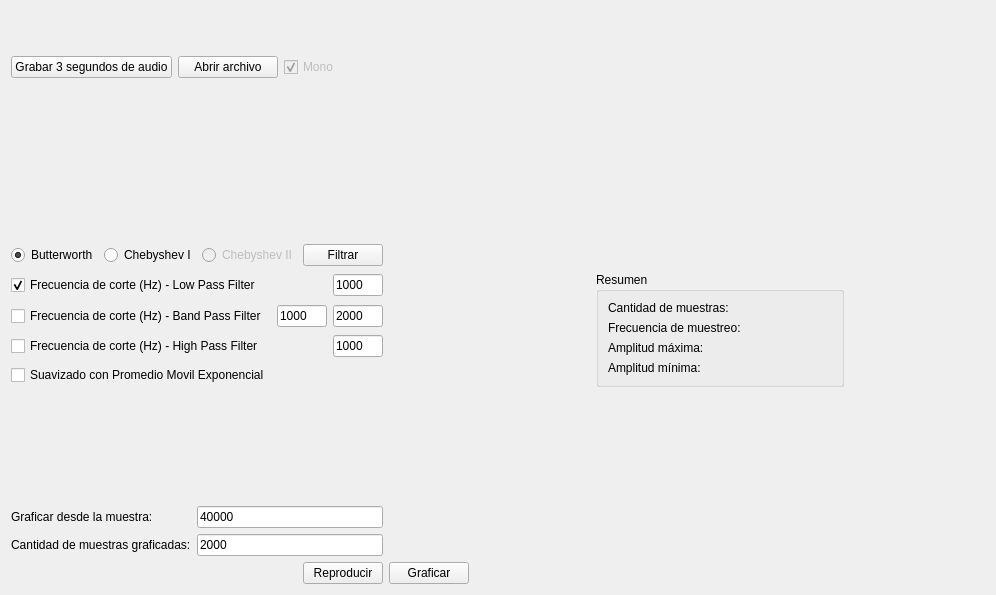
<?xml version="1.0" encoding="UTF-8"?>
<ui version="4.0">
 <class>Widget</class>
 <widget class="QWidget" name="Widget">
  <property name="geometry">
   <rect>
    <x>0</x>
    <y>0</y>
    <width>996</width>
    <height>595</height>
   </rect>
  </property>
  <property name="windowTitle">
   <string>Widget</string>
  </property>
  <layout class="QGridLayout" name="gridLayout_2">
   <item row="0" column="0" colspan="3">
    <layout class="QHBoxLayout" name="horizontalLayout">
     <item>
      <widget class="QPushButton" name="pbGrabar">
       <property name="text">
        <string>Grabar 3 segundos de audio</string>
       </property>
      </widget>
     </item>
     <item>
      <widget class="QPushButton" name="pbAbrir">
       <property name="text">
        <string>Abrir archivo</string>
       </property>
      </widget>
     </item>
     <item>
      <widget class="QCheckBox" name="checkMono">
       <property name="enabled">
        <bool>false</bool>
       </property>
       <property name="text">
        <string>Mono</string>
       </property>
       <property name="checked">
        <bool>true</bool>
       </property>
      </widget>
     </item>
    </layout>
   </item>
   <item row="0" column="8">
    <spacer name="verticalSpacer_2">
     <property name="orientation">
      <enum>Qt::Vertical</enum>
     </property>
     <property name="sizeHint" stdset="0">
      <size>
       <width>20</width>
       <height>40</height>
      </size>
     </property>
    </spacer>
   </item>
   <item row="1" column="1">
    <spacer name="verticalSpacer_3">
     <property name="orientation">
      <enum>Qt::Vertical</enum>
     </property>
     <property name="sizeHint" stdset="0">
      <size>
       <width>20</width>
       <height>40</height>
      </size>
     </property>
    </spacer>
   </item>
   <item row="2" column="0" colspan="3">
    <layout class="QHBoxLayout" name="horizontalLayout_4">
     <item>
      <widget class="QRadioButton" name="rbButter">
       <property name="text">
        <string>Butterworth</string>
       </property>
       <property name="checked">
        <bool>true</bool>
       </property>
      </widget>
     </item>
     <item>
      <widget class="QRadioButton" name="rbCheby1">
       <property name="enabled">
        <bool>true</bool>
       </property>
       <property name="text">
        <string>Chebyshev I</string>
       </property>
      </widget>
     </item>
     <item>
      <widget class="QRadioButton" name="rbCheby2">
       <property name="enabled">
        <bool>false</bool>
       </property>
       <property name="text">
        <string>Chebyshev II</string>
       </property>
      </widget>
     </item>
     <item>
      <widget class="QPushButton" name="pbFiltrar">
       <property name="enabled">
        <bool>true</bool>
       </property>
       <property name="text">
        <string>Filtrar</string>
       </property>
      </widget>
     </item>
    </layout>
   </item>
   <item row="3" column="0" colspan="3">
    <layout class="QHBoxLayout" name="horizontalLayout_5">
     <item>
      <widget class="QCheckBox" name="checkBoxLowPass">
       <property name="text">
        <string>Frecuencia de corte (Hz) - Low Pass Filter</string>
       </property>
       <property name="checked">
        <bool>true</bool>
       </property>
      </widget>
     </item>
     <item>
      <widget class="QLineEdit" name="leLowPassCorte">
       <property name="maximumSize">
        <size>
         <width>50</width>
         <height>16777215</height>
        </size>
       </property>
       <property name="text">
        <string>1000</string>
       </property>
      </widget>
     </item>
    </layout>
   </item>
   <item row="3" column="5" rowspan="4" colspan="2">
    <widget class="QGroupBox" name="gbResumen">
     <property name="title">
      <string>Resumen</string>
     </property>
     <layout class="QGridLayout" name="gridLayout">
      <item row="2" column="0">
       <widget class="QLabel" name="lAmplMaxima">
        <property name="text">
         <string>Amplitud máxima:</string>
        </property>
       </widget>
      </item>
      <item row="0" column="0">
       <widget class="QLabel" name="lCantMuestras">
        <property name="text">
         <string>Cantidad de muestras:</string>
        </property>
       </widget>
      </item>
      <item row="1" column="0">
       <widget class="QLabel" name="lFrecMuestreo">
        <property name="text">
         <string>Frecuencia de muestreo:</string>
        </property>
       </widget>
      </item>
      <item row="3" column="0">
       <widget class="QLabel" name="lAmplMinima">
        <property name="text">
         <string>Amplitud mínima:</string>
        </property>
       </widget>
      </item>
     </layout>
    </widget>
   </item>
   <item row="4" column="0" colspan="3">
    <layout class="QHBoxLayout" name="horizontalLayout_8">
     <item>
      <widget class="QCheckBox" name="checkBoxBandPass">
       <property name="text">
        <string>Frecuencia de corte (Hz) - Band Pass Filter</string>
       </property>
      </widget>
     </item>
     <item>
      <widget class="QLineEdit" name="leBandPass_inferior">
       <property name="maximumSize">
        <size>
         <width>50</width>
         <height>16777215</height>
        </size>
       </property>
       <property name="text">
        <string>1000</string>
       </property>
      </widget>
     </item>
     <item>
      <widget class="QLineEdit" name="leBandPass_superior">
       <property name="maximumSize">
        <size>
         <width>50</width>
         <height>16777215</height>
        </size>
       </property>
       <property name="text">
        <string>2000</string>
       </property>
      </widget>
     </item>
    </layout>
   </item>
   <item row="5" column="0" colspan="3">
    <layout class="QHBoxLayout" name="horizontalLayout_7">
     <item>
      <widget class="QCheckBox" name="checkBoxHighPass">
       <property name="text">
        <string>Frecuencia de corte (Hz) - High Pass Filter</string>
       </property>
      </widget>
     </item>
     <item>
      <widget class="QLineEdit" name="leHighPassCorte">
       <property name="maximumSize">
        <size>
         <width>50</width>
         <height>16777215</height>
        </size>
       </property>
       <property name="text">
        <string>1000</string>
       </property>
      </widget>
     </item>
    </layout>
   </item>
   <item row="7" column="2">
    <spacer name="verticalSpacer">
     <property name="orientation">
      <enum>Qt::Vertical</enum>
     </property>
     <property name="sizeHint" stdset="0">
      <size>
       <width>20</width>
       <height>40</height>
      </size>
     </property>
    </spacer>
   </item>
   <item row="8" column="0" colspan="3">
    <layout class="QHBoxLayout" name="horizontalLayout_2">
     <item>
      <layout class="QVBoxLayout" name="verticalLayout_2">
       <item>
        <widget class="QLabel" name="lDesdeLaMuestra">
         <property name="text">
          <string>Graficar desde la muestra:</string>
         </property>
        </widget>
       </item>
       <item>
        <widget class="QLabel" name="lCantMuestrasGraficadas">
         <property name="text">
          <string>Cantidad de muestras graficadas:</string>
         </property>
        </widget>
       </item>
      </layout>
     </item>
     <item>
      <layout class="QVBoxLayout" name="verticalLayout">
       <item>
        <widget class="QLineEdit" name="leGraficarDesde">
         <property name="text">
          <string>40000</string>
         </property>
        </widget>
       </item>
       <item>
        <widget class="QLineEdit" name="leGraficarCuantas">
         <property name="text">
          <string>2000</string>
         </property>
        </widget>
       </item>
      </layout>
     </item>
    </layout>
   </item>
   <item row="8" column="4">
    <spacer name="horizontalSpacer_4">
     <property name="orientation">
      <enum>Qt::Horizontal</enum>
     </property>
     <property name="sizeHint" stdset="0">
      <size>
       <width>40</width>
       <height>20</height>
      </size>
     </property>
    </spacer>
   </item>
   <item row="8" column="5">
    <spacer name="horizontalSpacer_3">
     <property name="orientation">
      <enum>Qt::Horizontal</enum>
     </property>
     <property name="sizeHint" stdset="0">
      <size>
       <width>40</width>
       <height>20</height>
      </size>
     </property>
    </spacer>
   </item>
   <item row="8" column="6">
    <spacer name="horizontalSpacer_2">
     <property name="orientation">
      <enum>Qt::Horizontal</enum>
     </property>
     <property name="sizeHint" stdset="0">
      <size>
       <width>40</width>
       <height>20</height>
      </size>
     </property>
    </spacer>
   </item>
   <item row="8" column="7">
    <spacer name="horizontalSpacer">
     <property name="orientation">
      <enum>Qt::Horizontal</enum>
     </property>
     <property name="sizeHint" stdset="0">
      <size>
       <width>40</width>
       <height>20</height>
      </size>
     </property>
    </spacer>
   </item>
   <item row="9" column="0">
    <spacer name="horizontalSpacer_5">
     <property name="orientation">
      <enum>Qt::Horizontal</enum>
     </property>
     <property name="sizeHint" stdset="0">
      <size>
       <width>40</width>
       <height>20</height>
      </size>
     </property>
    </spacer>
   </item>
   <item row="9" column="2">
    <widget class="QPushButton" name="pbReproducir">
     <property name="text">
      <string>Reproducir</string>
     </property>
    </widget>
   </item>
   <item row="9" column="3">
    <widget class="QPushButton" name="pbGraficar">
     <property name="text">
      <string>Graficar</string>
     </property>
    </widget>
   </item>
   <item row="6" column="0" colspan="3">
    <layout class="QHBoxLayout" name="horizontalLayout_9">
     <item>
      <widget class="QCheckBox" name="checkBoxPromedioMovil">
       <property name="text">
        <string>Suavizado con Promedio Movil Exponencial</string>
       </property>
      </widget>
     </item>
    </layout>
   </item>
  </layout>
 </widget>
 <resources/>
 <connections/>
</ui>
